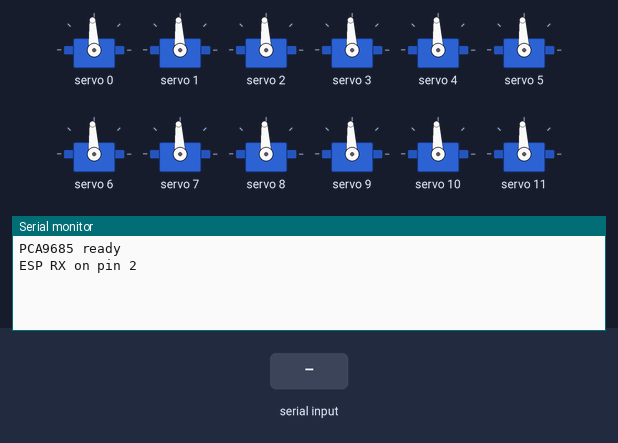
The program below on a simulated Arduino Uno, built with avr-gcc and run on an emulated ATmega328P. Parts: 12 × servo, the last lines printed to the serial monitor. The inputs (shaded band) are chosen by the test bench.

Above: at 1.2 s.
1.3 s: "90,45\n" received over Serial
At 1.7 s:
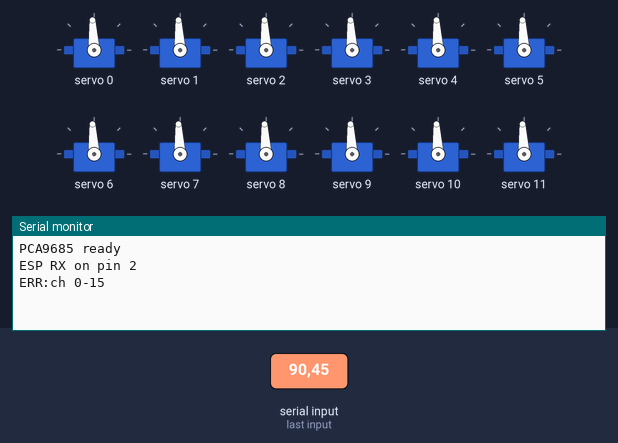
2.8 s: "90,45\n" received over the second serial link
At 4.0 s:
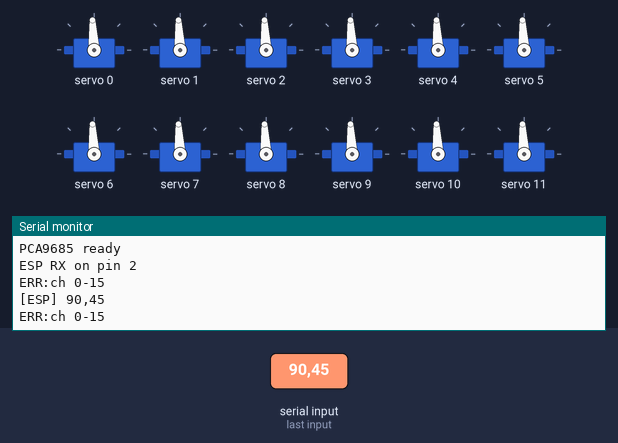
4.3 s: "5\n" received over Serial
At 5.0 s:
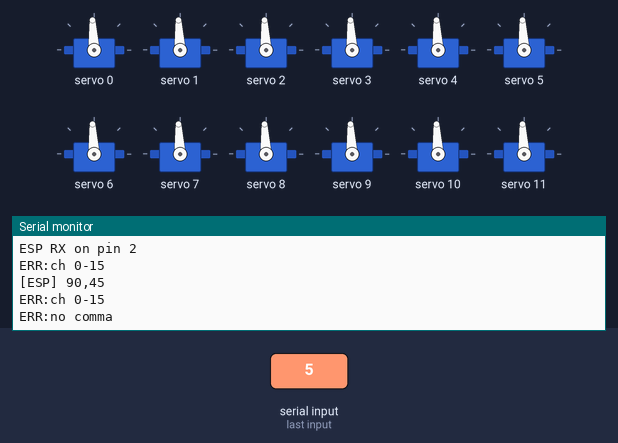
5.8 s: "5\n" received over the second serial link
At 6.4 s:
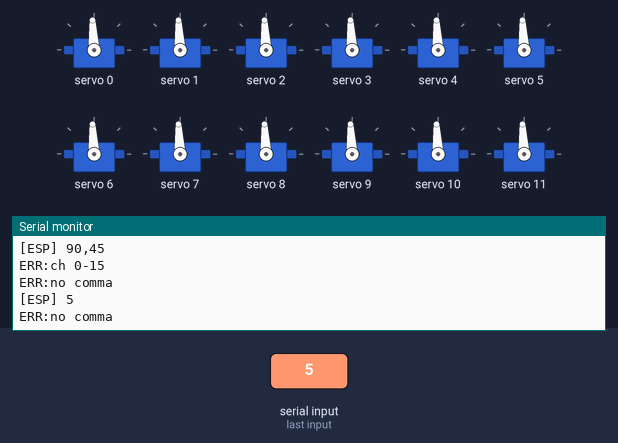

The program:

main.cpp
```cpp
// PCA9685 Servo Controller
// Target board: Arduino Uno (ATmega328P)
// RAM budget: ~1.5 KB usable
//
// Serial protocol (9600 baud, 8N1):
//   Receive: "<channel>,<angle>\n"   channel=0..15, angle=0..180
//   Reply:   "OK\n" or "ERR:<message>\n"
//
// Input sources (both parsed identically):
//   - USB Serial (Pin 0/1) — for PC testing and debug
//   - SoftwareSerial on Pin 2 (RX) — from ESP32-CAM GPIO 13
//
// PCA9685 I2C address: 0x40 (default), 400 kHz

#include <Arduino.h>
#include <Wire.h>
#include <SoftwareSerial.h>
#include <Adafruit_PWMServoDriver.h>

// --- Configuration -----------------------------------------------------------
constexpr uint8_t  PCA9685_ADDR       = 0x40;
constexpr uint32_t SERIAL_BAUD        = 9600;
constexpr uint32_t ESP_BAUD           = 4800;    // matches ESP32 UART2, low for SoftwareSerial reliability
constexpr uint8_t  ESP_RX_PIN         = 2;       // Arduino pin 2 ← ESP32 GPIO 13
constexpr uint8_t  ESP_TX_PIN         = 3;       // not used (no reply to ESP32)
constexpr uint16_t SERVO_FREQ_HZ      = 50;
constexpr uint16_t SERVO_PULSE_MIN_US = 500;   // 0 degrees
constexpr uint16_t SERVO_PULSE_MAX_US = 2500;  // 180 degrees
constexpr uint8_t  MAX_CHANNELS       = 16;
constexpr uint8_t  MAX_ANGLE          = 180;

// Serial receive buffer (longest valid message: "15,180\n" = 7 chars + null)
constexpr uint8_t  RX_BUF_SIZE        = 16;

// --- Globals -----------------------------------------------------------------
Adafruit_PWMServoDriver pca(PCA9685_ADDR);
SoftwareSerial espSerial(ESP_RX_PIN, ESP_TX_PIN);

static char    rx_buf[RX_BUF_SIZE];
static uint8_t rx_idx = 0;
static char    esp_buf[RX_BUF_SIZE];
static uint8_t esp_idx = 0;
static unsigned long esp_last_byte_ms = 0;

// --- Helpers -----------------------------------------------------------------

// Convert angle (0–180) to PCA9685 pulse-width in microseconds,
// then to a 12-bit tick count at the configured PWM frequency.
static uint16_t angle_to_pulse(uint8_t angle) {
    uint32_t pulse_us = map(angle, 0, MAX_ANGLE, SERVO_PULSE_MIN_US, SERVO_PULSE_MAX_US);
    // PCA9685 has 4096 ticks per period.  Period = 1e6 / SERVO_FREQ_HZ µs.
    // tick = pulse_us * 4096 / period_us
    uint32_t period_us = 1000000UL / SERVO_FREQ_HZ;
    return (uint16_t)((pulse_us * 4096UL) / period_us);
}

static bool parse_and_execute(const char *line) {
    // Expected format: "<channel>,<angle>"
    const char *comma = strchr(line, ',');
    if (!comma) {
        Serial.println(F("ERR:no comma"));
        return false;
    }

    long channel = atol(line);
    long angle   = atol(comma + 1);

    if (channel < 0 || channel >= MAX_CHANNELS) {
        Serial.println(F("ERR:ch 0-15"));
        return false;
    }
    if (angle < 0 || angle > MAX_ANGLE) {
        Serial.println(F("ERR:ang 0-180"));
        return false;
    }

    uint16_t tick = angle_to_pulse((uint8_t)angle);
    pca.setPWM((uint8_t)channel, 0, tick);
    Serial.println(F("OK"));
    return true;
}

// Non-blocking line reader. Works with any stream + buffer pair.
static bool readline(Stream &port, char *buf, uint8_t &idx) {
    while (port.available()) {
        char c = (char)port.read();
        if (c == '\n' || c == '\r') {
            if (idx > 0) {
                buf[idx] = '\0';
                idx = 0;
                return true;
            }
            continue;
        }
        if (idx < RX_BUF_SIZE - 1) {
            buf[idx++] = c;
        } else {
            idx = 0;
            Serial.println(F("ERR:overflow"));
        }
    }
    return false;
}

// --- Setup / Loop ------------------------------------------------------------

void setup() {
    Serial.begin(SERIAL_BAUD);
    espSerial.begin(ESP_BAUD);

    Wire.begin();
    Wire.setClock(400000UL);  // 400 kHz Fast-mode I2C

    pca.begin();
    pca.setOscillatorFrequency(25000000);  // PCA9685 internal osc ~25 MHz
    pca.setPWMFreq(SERVO_FREQ_HZ);

    // Centre all servos on startup (90 degrees)
    uint16_t centre_tick = angle_to_pulse(90);
    for (uint8_t ch = 0; ch < MAX_CHANNELS; ch++) {
        pca.setPWM(ch, 0, centre_tick);
    }

    Serial.println(F("PCA9685 ready"));
    Serial.print(F("ESP RX on pin "));
    Serial.println(ESP_RX_PIN);
}

void loop() {
    // Read from USB Serial (PC testing)
    if (readline(Serial, rx_buf, rx_idx)) {
        parse_and_execute(rx_buf);
    }
    // Read from ESP32 SoftwareSerial (Pin 2)
    if (readline(espSerial, esp_buf, esp_idx)) {
        esp_last_byte_ms = millis();
        Serial.print(F("[ESP] "));
        Serial.println(esp_buf);
        parse_and_execute(esp_buf);
    }
    // Watchdog: if SoftwareSerial goes silent for 2s, re-init to clear
    // any byte-boundary desync
    if (millis() - esp_last_byte_ms > 2000) {
        esp_last_byte_ms = millis();
        esp_idx = 0;
        espSerial.end();
        espSerial.begin(ESP_BAUD);
    }
}
```

Measured:
- after the input at 1.3 s, the serial monitor: prints a new line at once (image 1)
- after the input at 2.8 s, the serial monitor: prints a new line at once (image 2)
- after the input at 4.3 s, the serial monitor: prints a new line at once (image 3)
- after the input at 5.8 s, the serial monitor: prints a new line at once (image 4)
